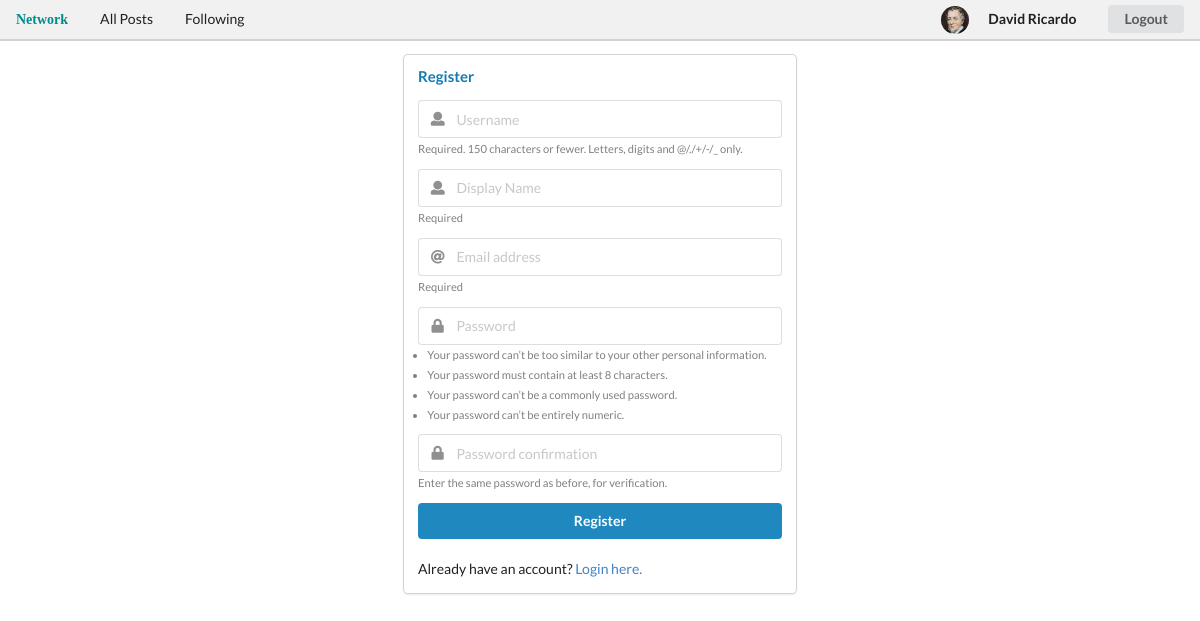
/accounts/register/ (signed in), run on the app's committed database.
### network/models.py (models this page shows, shortened)
class User(AbstractUser):
    pass

class Profile(models.Model):
    user = models.OneToOneField(settings.AUTH_USER_MODEL, on_delete=models.CASCADE)
    following = models.ManyToManyField(settings.AUTH_USER_MODEL, blank=True, related_name='following')
    avatar = models.ImageField(default='users/default_avatar.png', upload_to='users', blank=True)
    location = models.CharField(default="No location provided", max_length=100, blank=True)
    bio = models.TextField(default="Nothing to say...", max_length=140, blank=True)

### network/views.py (the view)
# urls.py: path("accounts/register/", views.UserCreationView.as_view(), name='register'),
class UserCreationView(CreateView):
    form_class = CustomUserCreationForm
    template_name = 'registration/register.html'
    success_url = reverse_lazy('login')

### network/views.py
class CustomUserCreationForm(UserCreationForm):
    def __init__(self, *args, **kwargs):
        super(CustomUserCreationForm, self).__init__(*args, **kwargs)
        self.fields['username'].error_messages['invalid'] = _(
            'Enter a valid username')
        self.fields['email'].required = True
        self.fields['email'].help_text = 'Required'
        self.fields['first_name'].required = True
        self.fields['first_name'].help_text = 'Required'
        self.fields['first_name'].label = 'Display Name'
    class Meta(UserCreationForm.Meta):
        model = User
        fields = ['username', 'first_name', 'email']

### network/templates/registration/register.html (shortened to what this page needs)
{% extends "network/layout.html" %}
{% load widget_tweaks %}
{% block body %}
<div class="ui four column centered grid register">
    <div class="column">
        <div class="ui fluid card">
            <div class="content">
                <form class="ui form" id="register" action="{% url 'register' %}" method="post" novalidate>
                    <h4 class="ui header">Register</h4>
                    {% for field in form.visible_fields %}
                        <div class="field {% if field.errors %} error {% endif %}">
                            <div class="ui left icon input">
                                {% render_field field placeholder=field.label %}
                            </div>
                            {% if field.help_text %}
                                <small>{{ field.help_text }}</small>
                            {% endif %}
                        </div>
                    {% endfor %}
                    <button class="ui fluid linkedin button" id="submit" type="submit">Register</button>
                </form>
                <br>
                <p>Already have an account? <a href="{% url 'login' %}">Login here.</a></p>
            </div>
        </div>
    </div>
</div>
{% endblock %}

### network/templates/network/layout.html (shortened to what this page needs)
{% load static %}
<!DOCTYPE html>
<html lang="en">
    <head>
        <link rel="stylesheet" href="https://cdnjs.cloudflare.com/ajax/libs/semantic-ui/2.4.1/semantic.min.css">
        <link href="{% static 'network/styles.css' %}" rel="stylesheet">
    </head>
    <body>
    <div class="ui secondary pointing menu">
        <p class="item">Network</p>
        <a class="{% if active == 'index' %}active {% endif %}item" href="{% url 'index' %}">All Posts</a>
            {% if user.is_authenticated %}
                <a class="{% if active == 'following' %}active {% endif %}item" href="{% url 'following' %}">Following</a>
            {% endif %}
        <div class="right menu">
            {% if user.is_authenticated %}
                <img class="ui avatar middle image" src="{{ user.profile.avatar.url }}">
                <a class="item" href="{% url 'profile' %}"><strong>{{ user.first_name }}</strong></a>
                <a class="item logout" href="{% url 'logout' %}"><button class="ui secundary button">Logout</button></a>
            {% else %}
                <a class="item" href="{% url 'login' %}?next={{request.path}}"><button class="ui linkedin button">Log in</button></a>
                <a class="item" href="{% url 'register' %}"><button class="ui google plus button">Register</button></a>
            {% endif %}
        </div>
    </div>
        {% block body %}
        {% endblock %}
    </body>
</html>

### network/static/network/styles.css (style rules this page uses)
.register .header { color: #147baf; }
.register small { color: grey; }
.register small ul, .errorlist { margin: 0 !important; padding: 0 0.833em 0 !important; }
.ui[class*="four column"].grid > .column:not(.row), .ui[class*="four column"].grid > .row > .column { width: 27%; min-width: 420px !important; }
.ui.form .field { margin: 0 0 0.7em !important; }
.right.menu { align-items: center; }
.ui.secondary.menu { background-color: #f1f1f1; }
.ui.secondary.pointing.menu .item { align-self: baseline; }
.ui.menu:not(.vertical) .item > .button { padding: 7px 1.14285714em; }
.ui.secondary.pointing.menu p { color: darkcyan; font-family: fantasy; font-weight: 700; }

### data on the page
User: profile.avatar (picture), first_name "David Ricardo"

### other printed values
{{ field.help_text }} "Required. 150 characters or fewer. Letters, digits and @/./+/-/_ only." "Required" "Required" "Enter the same password as before, for verification."
